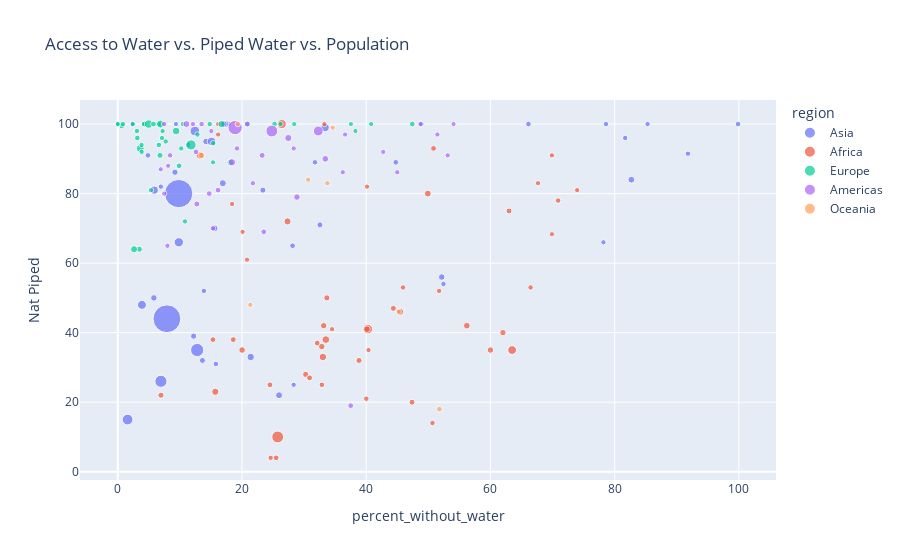

The notebook cell this image was saved under:
### Code cell
# create bubble chart from df_countries comprising: access to water, piped water, and using population as the size of the bubble
# create a new column for the size of the bubble
df_countries["bubble_size"] = df_countries["country_pop_raw"] / 1000000 +50

# create a new column for the color of the bubble
df_countries["bubble_color"] = df_countries["Nat Piped"]

# create a new column for the text of the bubble
df_countries["bubble_text"] = df_countries["Entity"]

px.scatter(df_countries, x="percent_without_water", y="Nat Piped", size="bubble_size", color="region", hover_name="bubble_text", title="Access to Water vs. Piped Water vs. Population")

### Figure 1 — Plotly figure (JSON) as saved in the notebook; plotly's stock layout.template omitted (floating-point values rounded to 4 significant figures)
{"data": [{"hovertemplate": "<b>%{hovertext}</b><br><br>region=Asia<br>percent_without_water=%{x}<br>Nat Piped=%{y}<br>bubble_size=%{marker.size}<extra></extra>", "hovertext": ["Afghanistan", "United Arab Emirates", "Armenia", "Azerbaijan", "Bangladesh", "Brunei", "Bhutan", "China", "Georgia", "Hong Kong", "Indonesia", "India", "Iran", "Iraq", "Israel", "Jordan", "Japan", "Kazakhstan", "Kyrgyzstan", "Cambodia", "South Korea", "Kuwait", "Laos", "Lebanon", "Sri Lanka", "Myanmar", "Mongolia", "Malaysia", "Nepal", "Oman", "Pakistan", "Philippines", "North Korea", "Palestine", "Qatar", "Saudi Arabia", "Singapore", "Syria", "Thailand", "Tajikistan", "Turkmenistan", "Timor", "Turkey", "Taiwan", "Uzbekistan", "Vietnam", "Yemen"], "legendgroup": "Asia", "marker": {"color": "#636efa", "size": [89.84, 59.99, 52.97, 60.22, 216.3, 50.44, 50.78, 1494.0, 53.98, 57.55, 326.4, 1443.0, 135.0, 91.18, 58.79, 60.27, 176.1, 68.99, 56.63, 66.95, 101.3, 54.33, 57.38, 56.77, 71.5, 104.8, 53.33, 82.78, 79.67, 55.22, 275.2, 161.0, 75.89, 55.22, 52.93, 85.34, 55.9, 68.28, 120.0, 59.75, 56.12, 51.34, 135.0, 73.86, 83.94, 148.2, 80.49], "sizemode": "area", "sizeref": 3.736, "symbol": "circle"}, "mode": "markers", "name": "Asia", "orientation": "v", "showlegend": true, "type": "scatter", "x": [25.97, 99.87, 2.386, 4.851, 1.58, 9.366, 17.86, 9.803, 6.926, 78.61, 12.78, 7.905, 33.37, 16.91, 66.12, 44.77, 12.42, 23.36, 11.33, 13.63, 17.26, 91.81, 15.79, 31.75, 12.21, 21.39, 28.32, 14.22, 5.812, 81.7, 6.944, 9.824, 17.08, 52.44, 85.3, 82.69, 48.89, 32.55, 5.874, 28.14, 13.86, 78.2, 15.09, 9.206, 15.6, 3.888, 52.16], "xaxis": "x", "y": [22, 100, 100, 91, 15, 100, 100, 80, 82, 100, 35, 44, 99, 83, 100, 89, 98, 81, 94, 32, 100, 91.5, 31, 89, 39, 33, 25, 95, 50, 96, 26, 66, 100, 54, 100, 84, 100, 71, 81, 65, 52, 66, 95, 86.14, 70, 48, 56], "yaxis": "y"}, {"hovertemplate": "<b>%{hovertext}</b><br><br>region=Africa<br>percent_without_water=%{x}<br>Nat Piped=%{y}<br>bubble_size=%{marker.size}<extra></extra>", "hovertext": ["Angola", "Burundi", "Benin", "Burkina Faso", "Botswana", "Central African Republic", "Cote d'Ivoire", "Cameroon", "Democratic Republic of Congo", "Congo", "Djibouti", "Algeria", "Egypt", "Eritrea", "Western Sahara", "Ethiopia", "Gabon", "Ghana", "Guinea", "Gambia", "Guinea-Bissau", "Equatorial Guinea", "Kenya", "Liberia", "Libya", "Lesotho", "Morocco", "Madagascar", "Mali", "Mozambique", "Mauritania", "Mauritius", "Malawi", "Namibia", "Niger", "Nigeria", "Reunion", "Rwanda", "Sudan", "Senegal", "Sierra Leone", "Somalia", "South Sudan", "Sao Tome and Principe", "Eswatini", "Chad", "Togo", "Tunisia", "Tanzania", "Uganda", "South Africa", "Zambia", "Zimbabwe"], "legendgroup": "Africa", "marker": {"color": "#EF553B", "size": [83.93, 62.26, 62.45, 71.5, 52.4, 54.92, 77.05, 77.22, 142.4, 55.66, 51.0, 94.62, 154.3, 53.6, 50.61, 167.9, 52.28, 81.73, 63.5, 52.49, 52.02, 51.45, 105.0, 55.18, 56.96, 52.16, 87.34, 78.43, 70.86, 82.16, 54.78, 51.27, 69.65, 52.59, 75.13, 261.4, 50.9, 63.28, 94.91, 67.2, 58.14, 66.36, 61.38, 50.22, 51.17, 66.91, 58.48, 61.94, 111.5, 97.12, 110.0, 68.92, 65.09], "sizemode": "area", "sizeref": 3.736, "symbol": "circle"}, "mode": "markers", "name": "Africa", "orientation": "v", "showlegend": true, "type": "scatter", "x": [56.2, 15.31, 32.11, 30.25, 69.9, 50.67, 33.15, 32.84, 63.49, 45.93, 67.66, 27.33, 26.4, 51.74, 69.9, 40.26, 40.13, 20.01, 24.5, 18.4, 40.37, 34.5, 33.02, 24.62, 70.9, 20.09, 49.92, 60.0, 33.66, 40.12, 66.47, 16.15, 6.952, 73.97, 62.01, 25.75, 33.26, 18.59, 45.45, 62.99, 40.01, 44.37, 25.5, 16.15, 20.81, 47.38, 32.86, 50.84, 33.5, 15.7, 13.25, 38.84, 30.88], "xaxis": "x", "y": [42, 38, 37, 28, 91, 14, 42, 36, 35, 53, 83, 72, 100, 52, 68.33, 41, 82, 35, 25, 77, 35, 41, 33, 4, 78, 69, 80, 35, 50, 41, 53, 100, 22, 81, 40, 10, 100, 38, 46, 75, 21, 47, 4, 97, 61, 20, 25, 93, 38, 23, 91, 32, 27], "yaxis": "y"}, {"hovertemplate": "<b>%{hovertext}</b><br><br>region=Europe<br>percent_without_water=%{x}<br>Nat Piped=%{y}<br>bubble_size=%{marker.size}<extra></extra>", "hovertext": ["Albania", "Andorra", "Austria", "Belgium", "Bulgaria", "Bosnia and Herzegovina", "Belarus", "Switzerland", "Cyprus", "Czechia", "Germany", "Denmark", "Spain", "Estonia", "Finland", "France", "Faeroe Islands", "United Kingdom", "Greece", "Croatia", "Hungary", "Isle of Man", "Ireland", "Iceland", "Italy", "Liechtenstein", "Lithuania", "Luxembourg", "Latvia", "Moldova", "North Macedonia", "Malta", "Montenegro", "Netherlands", "Norway", "Poland", "Portugal", "Romania", "Russia", "Serbia", "Slovakia", "Slovenia", "Sweden", "Ukraine"], "legendgroup": "Europe", "marker": {"color": "#00cc96", "size": [52.87, 50.08, 59.04, 61.63, 56.9, 53.26, 59.44, 58.72, 51.22, 60.72, 133.9, 55.81, 96.75, 51.33, 55.55, 115.4, 50.05, 118.2, 60.37, 54.08, 59.63, 50.09, 54.98, 50.34, 110.4, 50.04, 52.69, 50.63, 51.87, 54.02, 52.08, 50.44, 50.63, 67.17, 55.47, 87.8, 60.17, 69.13, 195.9, 58.7, 55.46, 52.08, 60.16, 93.47], "sizemode": "area", "sizeref": 3.736, "symbol": "circle"}, "mode": "markers", "name": "Europe", "orientation": "v", "showlegend": true, "type": "scatter", "x": [5.343, 1.176e-15, 0.6391, 4.242, 6.704, 7.713, 3.142, 0.8247, 26.22, 4.262, 4.966, 20.83, 16.72, 10.22, 10.5, 3.611, 37.54, 6.875, 47.42, 15.37, 5.758, 38.26, 12.82, 28.4, 9.393, 0, 7.115, 2.404, 3.831, 10.82, 3.846, 40.8, 15.34, 6.796, 14.81, 18.13, 25.24, 3.464, 11.79, 6.608, 3.079, 7.214, 9.872, 2.624], "xaxis": "x", "y": [81, 100, 99.43, 100, 100, 95, 96, 100, 100, 100, 100, 100, 100, 93, 100, 93, 100, 100, 100, 94.5, 100, 98, 97, 100, 98, 100, 96, 100, 94, 72, 92, 100, 89, 91, 100, 89, 100, 64, 94, 94, 98, 97.98, 88, 64], "yaxis": "y"}, {"hovertemplate": "<b>%{hovertext}</b><br><br>region=Americas<br>percent_without_water=%{x}<br>Nat Piped=%{y}<br>bubble_size=%{marker.size}<extra></extra>", "hovertext": ["Argentina", "Bahamas", "Belize", "Bolivia", "Brazil", "Canada", "Chile", "Colombia", "Costa Rica", "Cuba", "Dominican Republic", "Ecuador", "Falkland Islands", "Guadeloupe", "Grenada", "Greenland", "Guatemala", "French Guiana", "Guyana", "Honduras", "Haiti", "Jamaica", "Saint Lucia", "Mexico", "Montserrat", "Martinique", "Nicaragua", "Panama", "Peru", "Puerto Rico", "Paraguay", "El Salvador", "Suriname", "Trinidad and Tobago", "Uruguay", "United States", "Venezuela"], "legendgroup": "Americas", "marker": {"color": "#ab63fa", "size": [95.61, 50.4, 50.4, 61.83, 264.0, 88.07, 69.21, 101.3, 55.14, 61.32, 60.95, 67.89, 50.0, 50.4, 50.11, 50.06, 68.25, 50.31, 50.79, 60.06, 61.54, 52.97, 50.18, 180.3, 50.0, 50.37, 56.7, 54.38, 83.36, 52.83, 57.22, 56.52, 50.59, 51.4, 53.49, 382.9, 78.7], "sizemode": "area", "sizeref": 3.736, "symbol": "circle"}, "mode": "markers", "name": "Americas", "orientation": "v", "showlegend": true, "type": "scatter", "x": [27.45, 36.6, 6.91, 23.5, 24.8, 11.06, 20.85, 18.37, 7.459, 14.72, 16.15, 23.24, 53.12, 45.0, 42.74, 54.06, 12.73, 8.11, 7.986, 12.59, 37.5, 21.75, 51.46, 32.28, 15.05, 36.23, 15.32, 19.19, 33.41, 12.1, 13.5, 8.417, 7.482, 28.33, 48.74, 18.9, 28.84], "xaxis": "x", "y": [96, 97, 87, 69, 98, 100, 100, 89, 100, 80, 81, 91, 91, 86.14, 92, 100, 77, 88, 65, 92, 19, 83, 97, 98, 98, 86.14, 70, 93, 90, 100, 100, 91, 80, 93, 100, 99, 79], "yaxis": "y"}, {"hovertemplate": "<b>%{hovertext}</b><br><br>region=Oceania<br>percent_without_water=%{x}<br>Nat Piped=%{y}<br>bubble_size=%{marker.size}<extra></extra>", "hovertext": ["Australia", "Fiji", "New Caledonia", "New Zealand", "Papua New Guinea", "Solomon Islands", "Vanuatu", "Samoa"], "legendgroup": "Oceania", "marker": {"color": "#FFA15A", "size": [75.79, 50.9, 50.29, 54.86, 59.12, 50.7, 50.31, 50.2], "sizemode": "area", "sizeref": 3.736, "symbol": "circle"}, "mode": "markers", "name": "Oceania", "orientation": "v", "showlegend": true, "type": "scatter", "x": [13.48, 33.74, 34.6, 19.32, 51.78, 45.25, 21.33, 30.67], "xaxis": "x", "y": [91, 83, 99, 100, 18, 46, 48, 84], "yaxis": "y"}], "layout": {"legend": {"itemsizing": "constant", "title": {"text": "region"}, "tracegroupgap": 0}, "title": {"text": "Access to Water vs. Piped Water vs. Population"}, "xaxis": {"anchor": "y", "domain": [0, 1], "title": {"text": "percent_without_water"}}, "yaxis": {"anchor": "x", "domain": [0, 1], "title": {"text": "Nat Piped"}}}}
